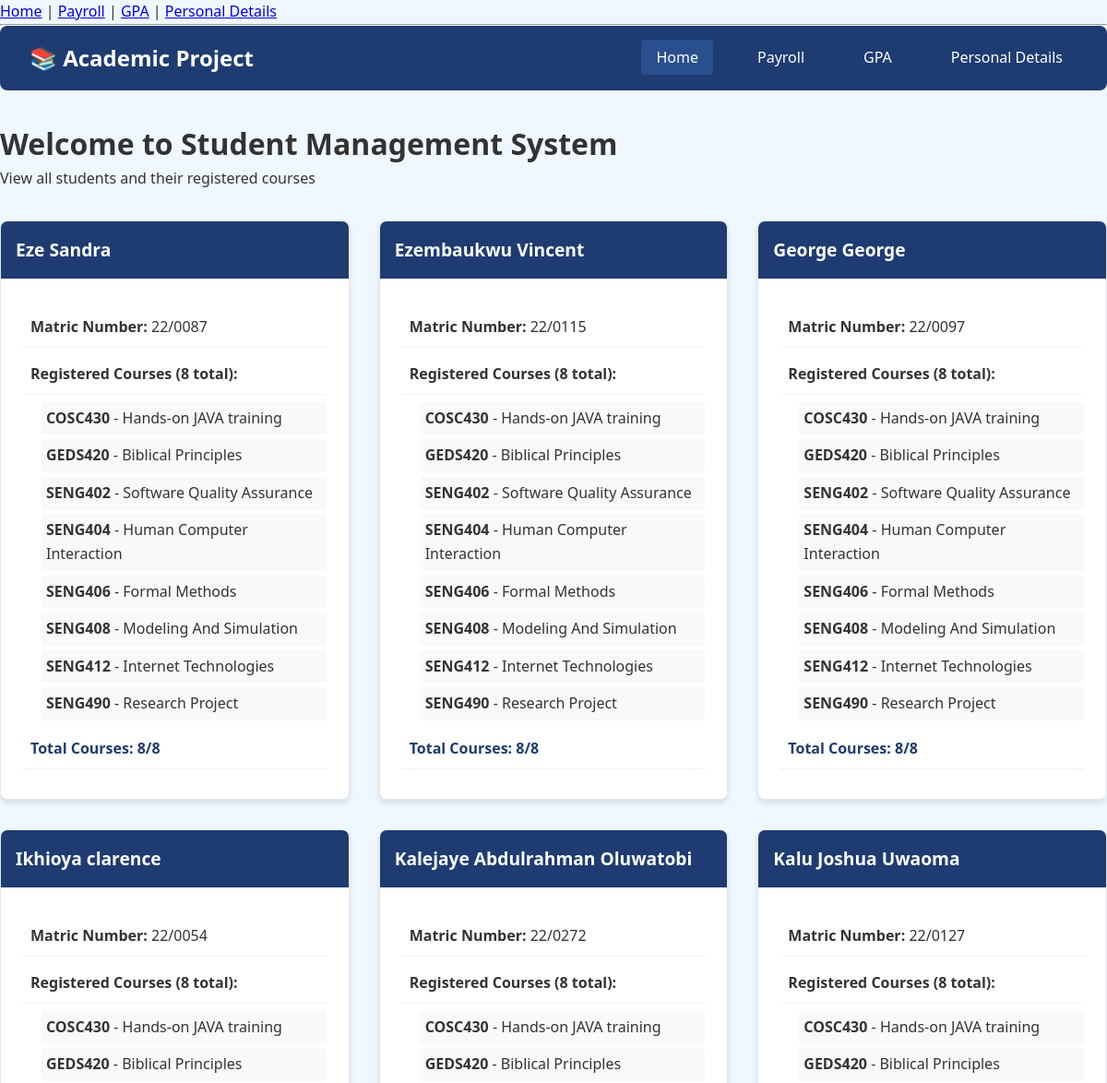
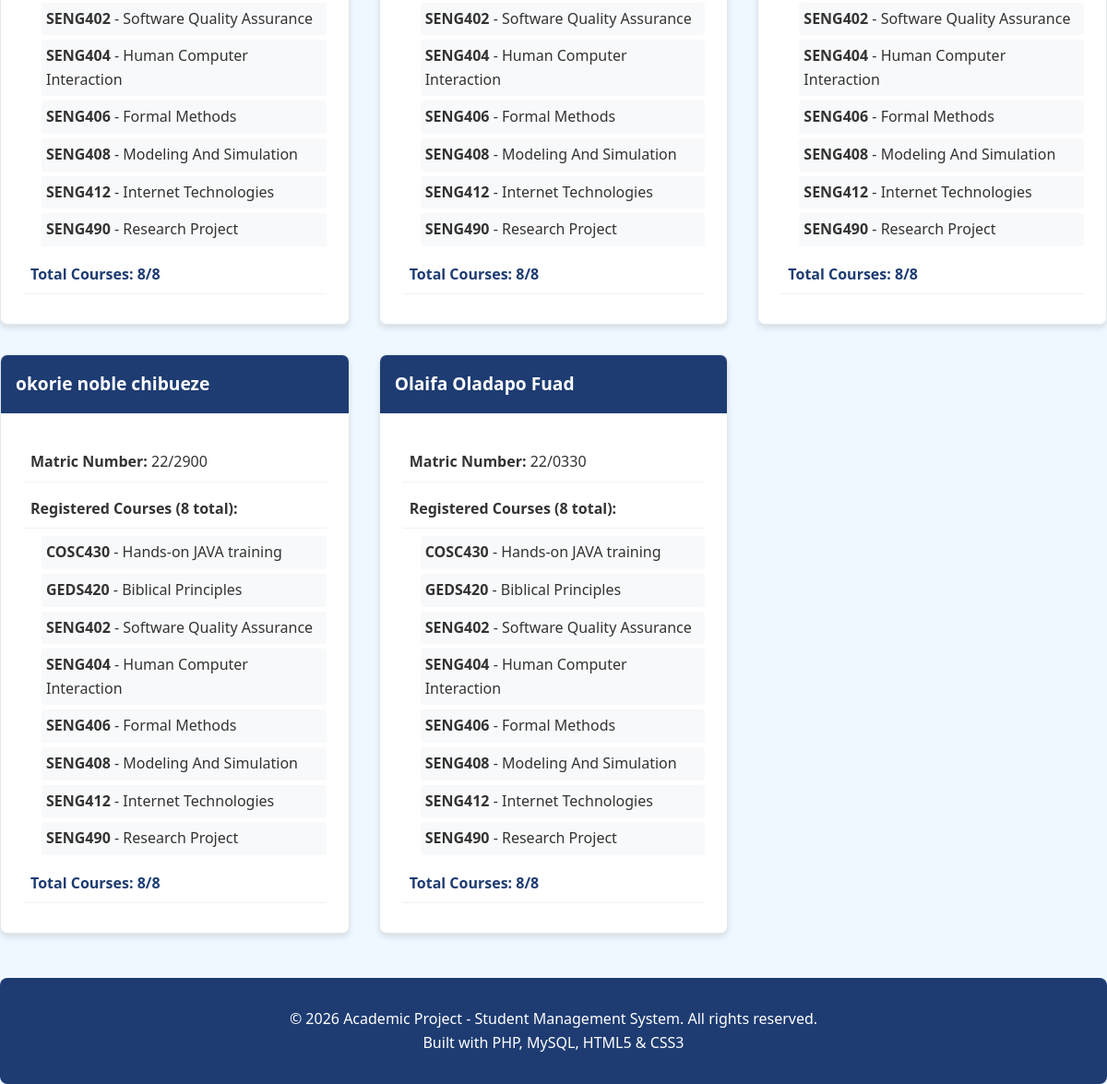
The page / on the database its author committed (2 pictures, top to bottom).
### tables this page shows
CREATE TABLE students (
    id INT PRIMARY KEY AUTO_INCREMENT,
    matric_number VARCHAR(20) UNIQUE NOT NULL,
    name VARCHAR(100) NOT NULL,
    blood_group VARCHAR(5),
    state_of_origin VARCHAR(50),
    phone VARCHAR(15),
    hobbies TEXT,
    created_at TIMESTAMP DEFAULT CURRENT_TIMESTAMP
);

CREATE TABLE courses (
    id INT PRIMARY KEY AUTO_INCREMENT,
    course_code VARCHAR(10) UNIQUE NOT NULL,
    course_title VARCHAR(100) NOT NULL,
    credit_unit INT NOT NULL
);

### index.php (the view, shortened to what this page needs)
<?php
require_once 'config/db.php';
include 'includes/header.php';
include 'includes/navbar.php';
?>
<div class="home-page">
    <h1>Welcome to Student Management System</h1>
    <p class="subtitle">View all students and their registered courses</p>
    <div class="card-container">
        <?php
        $query = "SELECT s.id, s.matric_number, s.name,
                         c.course_code, c.course_title
                  FROM students s
                  LEFT JOIN student_courses sc ON s.id = sc.student_id
                  LEFT JOIN courses c ON sc.course_id = c.id
                  ORDER BY s.name, c.course_code";
        $result = mysqli_query($conn, $query);
        if (mysqli_num_rows($result) > 0) {
            $current_student = null;
            $student_courses = [];
            while ($row = mysqli_fetch_assoc($result)) {
                $student_id = $row['id'];
                if ($current_student != $student_id) {
                    if ($current_student !== null) {
                        displayStudentCard($current_student_data, $student_courses);
                    }
                    $current_student = $student_id;
                    $current_student_data = $row;
                    $student_courses = [];
                }
                if ($row['course_code']) {
                    $student_courses[] = [
                        'code' => $row['course_code'],
                        'title' => $row['course_title']
                    ];
                }
            }
            if ($current_student !== null) {
                displayStudentCard($current_student_data, $student_courses);
            }
        } else {
            echo "<p>No students found.</p>";
        }
function displayStudentCard($student, $courses) {
    ?>
    <div class="card">
        <div class="card-header">
            <?php echo htmlspecialchars($student['name']); ?>
        </div>
        <div class="card-body">
            <p><strong>Matric Number:</strong> <?php echo htmlspecialchars($student['matric_number']); ?></p>
            <p><strong>Registered Courses (<?php echo count($courses); ?> total):</strong></p>
            <?php if (empty($courses)): ?>
                <p class="alert alert-error">No courses registered</p>
            <?php else: ?>
                <ul style="margin-left: 20px; list-style-type: none; padding: 0;">
                    <?php
                    foreach ($courses as $course):
                    ?>
                        <li style="margin-bottom: 5px; padding: 5px; background: #f8f9fa; border-radius: 3px;">
                            <strong><?php echo htmlspecialchars($course['code']); ?></strong> -
                            <?php echo htmlspecialchars($course['title']); ?>
                        </li>
                    <?php endforeach; ?>
                </ul>
                <p style="margin-top: 10px; color: #1e3c72;">
                    <strong>Total Courses: <?php echo count($courses); ?>/8</strong>
                </p>
            <?php endif; ?>
        </div>
    </div>
    <?php
}
        ?>
    </div>
</div>
<?php
include 'includes/footer.php';
?>

### includes/header.php (shortened to what this page needs)
<!DOCTYPE html>
<html>
<head>
    <link rel="stylesheet" href="/academic_project/assets/css/style.css">
</head>
<body>
<nav>
    <a href="/academic_project/index.php">Home</a> |
    <a href="/academic_project/pages/payroll.php">Payroll</a> |
    <a href="/academic_project/pages/gpa.php">GPA</a> |
    <a href="/academic_project/pages/personal_details.php">Personal Details</a>
</nav>
<hr>

### includes/navbar.php
<nav class="navbar">
    <div class="nav-brand">
        <h2>📚 Academic Project</h2>
    </div>
    <ul class="nav-menu">
        <li><a href="/academic_project/index.php" class="<?php echo basename($_SERVER['PHP_SELF']) == 'index.php' ? 'active' : ''; ?>">Home</a></li>
        <li><a href="/academic_project/pages/payroll.php" class="<?php echo basename($_SERVER['PHP_SELF']) == 'payroll.php' ? 'active' : ''; ?>">Payroll</a></li>
        <li><a href="/academic_project/pages/gpa.php" class="<?php echo basename($_SERVER['PHP_SELF']) == 'gpa.php' ? 'active' : ''; ?>">GPA</a></li>
        <li><a href="/academic_project/pages/personal_details.php" class="<?php echo basename($_SERVER['PHP_SELF']) == 'personal_details.php' ? 'active' : ''; ?>">Personal Details</a></li>
    </ul>
</nav>

### includes/footer.php (shortened to what this page needs)
    <footer class="footer">
        <p>&copy; <?php echo date('Y'); ?> Academic Project - Student Management System. All rights reserved.</p>
        <p>Built with PHP, MySQL, HTML5 & CSS3</p>
    </footer>
</body>
</html>

### assets/css/style.css (style rules this page uses)
* { margin: 0; padding: 0; box-sizing: border-box; }
body { font-family: 'Segoe UI', Tahoma, Geneva, Verdana, sans-serif; background-color: #f0f8ff; color: #333; line-height: 1.6; }
.navbar { background-color: #1e3c72; color: white; padding: 1rem 2rem; border-radius: 8px; margin-bottom: 2rem; display: flex; justify-content: space-between; align-items: center; }
.nav-brand h2 { font-size: 1.5rem; color: white; }
.nav-menu { list-style: none; display: flex; gap: 2rem; }
.nav-menu a { color: white; text-decoration: none; padding: 0.5rem 1rem; border-radius: 4px; transition: background-color 0.3s; }
.nav-menu a:hover, .nav-menu a.active { background-color: #2a4f8e; }
.card-container { display: grid; grid-template-columns: repeat(auto-fill, minmax(350px, 1fr)); gap: 2rem; margin-top: 2rem; }
.card { background: white; border-radius: 8px; box-shadow: 0 4px 6px rgba(0, 0, 0, 0.1); overflow: hidden; border: 1px solid #e1e8ed; }
.card-header { background-color: #1e3c72; color: white; padding: 1rem; font-weight: bold; font-size: 1.2rem; }
.card-body { padding: 1.5rem; }
.card-body p { margin: 0.5rem 0; padding: 0.5rem; border-bottom: 1px solid #eef2f7; }
.footer { text-align: center; margin-top: 3rem; padding: 2rem; background-color: #1e3c72; color: white; border-radius: 8px; }

### rows shown on the page
students: code "COSC430", title "Hands-on JAVA training", name "Ezembaukwu Vincent", matric_number "22/0115"
students: name "Eze Sandra", matric_number "22/0087", courses.course_code "GEDS420", courses.course_title "Biblical Principles", courses.course_code "SENG402", courses.course_title "Software Quality Assurance", courses.course_code "SENG404", courses.course_title "Human Computer Interaction", courses.course_code "SENG406", courses.course_title "Formal Methods", courses.course_code "SENG408", courses.course_title "Modeling And Simulation", courses.course_code "SENG412", courses.course_title "Internet Technologies", courses.course_code "SENG490", courses.course_title "Research Project"
students: code "COSC430", title "Hands-on JAVA training", code "GEDS420", title "Biblical Principles", code "SENG402", title "Software Quality Assurance", code "SENG404", title "Human Computer Interaction", code "SENG406", title "Formal Methods", code "SENG408", title "Modeling And Simulation", code "SENG412", title "Internet Technologies", code "SENG490", title "Research Project", name "George George", matric_number "22/0097"
students: code "COSC430", title "Hands-on JAVA training", code "GEDS420", title "Biblical Principles", code "SENG402", title "Software Quality Assurance", code "SENG404", title "Human Computer Interaction", code "SENG406", title "Formal Methods", code "SENG408", title "Modeling And Simulation", code "SENG412", title "Internet Technologies", code "SENG490", title "Research Project", name "Ikhioya clarence", matric_number "22/0054"
students: code "COSC430", title "Hands-on JAVA training", code "GEDS420", title "Biblical Principles", code "SENG402", title "Software Quality Assurance", code "SENG404", title "Human Computer Interaction", code "SENG406", title "Formal Methods", code "SENG408", title "Modeling And Simulation", code "SENG412", title "Internet Technologies", code "SENG490", title "Research Project", name "Kalejaye Abdulrahman Oluwatobi", matric_number "22/0272"
students: code "COSC430", title "Hands-on JAVA training", code "GEDS420", title "Biblical Principles", code "SENG402", title "Software Quality Assurance", code "SENG404", title "Human Computer Interaction", code "SENG406", title "Formal Methods", code "SENG408", title "Modeling And Simulation", code "SENG412", title "Internet Technologies", code "SENG490", title "Research Project", name "Kalu Joshua Uwaoma", matric_number "22/0127"
students: code "COSC430", title "Hands-on JAVA training", code "GEDS420", title "Biblical Principles", code "SENG402", title "Software Quality Assurance", code "SENG404", title "Human Computer Interaction", code "SENG406", title "Formal Methods", code "SENG408", title "Modeling And Simulation", code "SENG412", title "Internet Technologies", code "SENG490", title "Research Project", name "okorie noble chibueze", matric_number "22/2900"
students: code "COSC430", title "Hands-on JAVA training", code "GEDS420", title "Biblical Principles", code "SENG402", title "Software Quality Assurance", code "SENG404", title "Human Computer Interaction", code "SENG406", title "Formal Methods", code "SENG408", title "Modeling And Simulation", code "SENG412", title "Internet Technologies", code "SENG490", title "Research Project", name "Olaifa Oladapo Fuad", matric_number "22/0330"

### other values the page prints
count($courses) "8"
$course['code'] "COSC430"
$course['title'] "Hands-on JAVA training"
$course['code'] "GEDS420"
$course['title'] "Biblical Principles"
$course['code'] "SENG402"
$course['title'] "Software Quality Assurance"
$course['code'] "SENG404"
$course['title'] "Human Computer Interaction"
$course['code'] "SENG406"
$course['title'] "Formal Methods"
$course['code'] "SENG408"
$course['title'] "Modeling And Simulation"
$course['code'] "SENG412"
$course['title'] "Internet Technologies"
